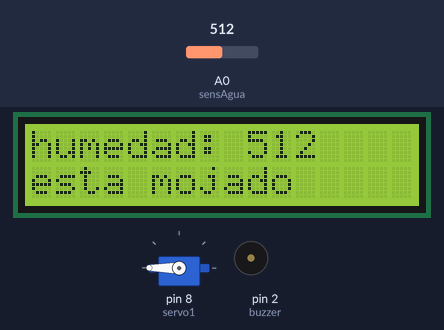
Recording of a sketch running on a simulated Arduino Uno, built with avr-gcc and run on an emulated ATmega328P. Parts: 16×2 character LCD, servo, buzzer (waves = sounding). The test bench sets the inputs (shaded band); at power-on: A0 (sensAgua) = 512.

Above: at 1.2 s.
1.3 s: A0 (sensAgua) set to 217
At 4.4 s:
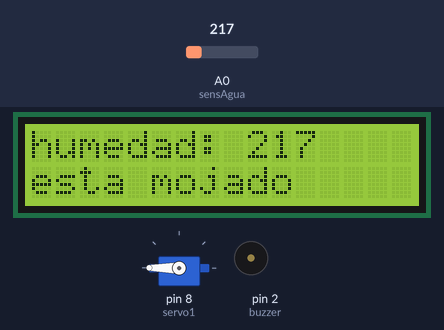
6.1 s: A0 (sensAgua) set to 185
At 9.4 s:
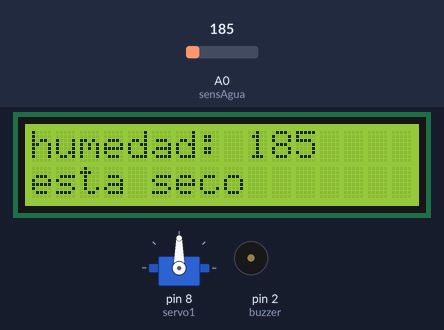
10.5 s: A0 (sensAgua) set to 210
At 13.3 s:
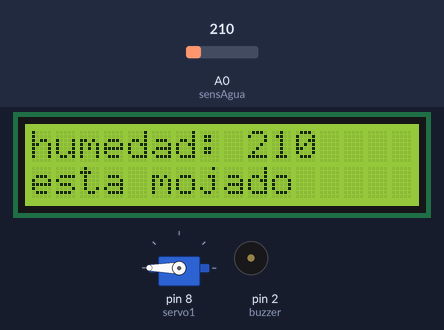
Timing chart, 0 to 19.5 s (numbered marks = the images above; inputs shaded):
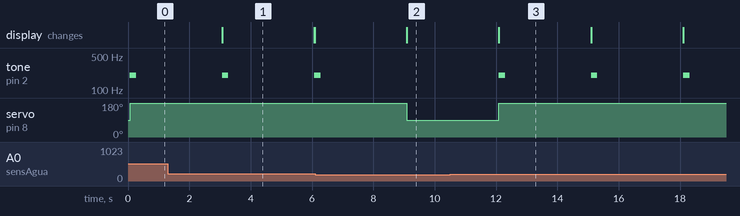

The sketch:

solo_LCD.ino
```cpp
#include <LiquidCrystal.h>
#include <Servo.h>
LiquidCrystal LCD = LiquidCrystal(13, 12, 7, 6, 5, 4);
const byte sensAgua = A0;
const int buzzer = 2;
Servo servo1;


void setup() {
  Serial.begin(9600);
  LCD.begin(16, 2);
  pinMode(sensAgua, INPUT);
  servo1.attach(8);
}

void loop() {
  int agua = analogRead(sensAgua);
  LCD.print("humedad: ");
  LCD.print(analogRead(sensAgua));
  if (agua < 200) {
    LCD.setCursor(0, 1);
    LCD.write("esta seco");
    servo1.write(90);
  } else {
    tone(buzzer, 200, 200);
    LCD.setCursor(0, 1);
    LCD.write("esta mojado");
    servo1.write(180);
  }


  delay(3000);
  LCD.clear();
  LCD.home();
}
```

Measured:
- the behaviour switches between 200 and 199 on A0 (sensAgua) (found by bisection; images 1 and 2)
- after the input at 1.3 s, the display: first differs from a run without the input after 1.8 s (image 1)
- after the input at 6.1 s, tone on pin 2 (buzzer): goes on until 6.3 s, then stays silent; servo on pin 8 (servo1): 180° → 90° after 3.0 s; the display: first differs from a run without the input after 3.0 s (image 2)
- after the input at 10.5 s, tone on pin 2 (buzzer): alternates 200 Hz for 0.20 s and silent for 2.8 s, starting after 1.6 s; servo on pin 8 (servo1): 90° → 180° after 1.6 s; the display: first differs from a run without the input after 1.6 s (image 3)
- what the display in image 1 shows lasts 3.0 s, from 3.1 s to 6.1 s
